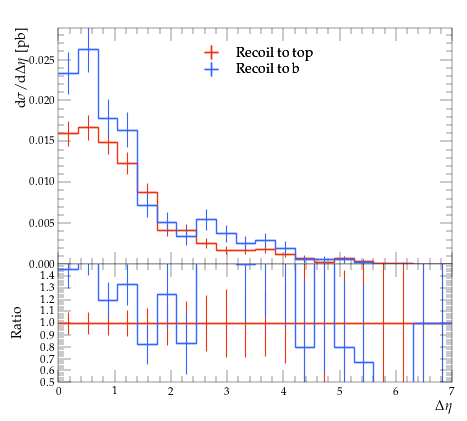

Reproduce this figure in Python.
#! /usr/bin/env python

# This Python script was auto-generated using YODA v2.0.2.
# Analysis object: /MC_TTBAR/onelep_jetl_1_jetl_2_deta
# Timestamp: 31-07-2026 (12:23:23)

import matplotlib as mpl
import matplotlib.pyplot as plt
mpl.use('Agg') # comment out for interactive use
import os
import numpy as np

plotDir = os.path.split(os.path.realpath(__file__))[0]
if 'YODA_USER_PLOT_PATH' in globals():
    plot_outdir = globals()['YODA_USER_PLOT_PATH']
else:
    plot_outdir = plotDir

#plot style
plt.style.use(os.path.join(plotDir, '../default.mplstyle'))
# plot metadata
figW, figH = plt.rcParams['figure.figsize']
ax_xLabel = r'$\Delta \eta$'
ax_yLabel = r'$\mathrm{d}\sigma/\mathrm{d}\Delta \eta$ [pb]'
ax_title  = r''
ax_xScale = 'linear'
ax_yScale = 'linear'
xLims = (0.0, 7.0)
yLims = (0.0, 0.028883096000000004)

# TeX-friendly labels for the legend
labels = {
    'legend' : ([ r"Recoil to top", r"Recoil to b" ], r""),
}

# Adjust canvas width and height
canvasW = 10.0
canvasH = 9.0
figW *= canvasW/10.
figH *= canvasH/9.

# Create figure and axis objects
fig, (ax, ratio0_ax) = plt.subplots(2, 1, sharex=True,
                  figsize=(figW,figH), gridspec_kw={'height_ratios': (6.0, 3.0)})

# Set figure margins
plt.subplots_adjust(
    left   = 1.0 * plt.rcParams['figure.subplot.left'],
    right  = 1.0 * plt.rcParams['figure.subplot.right'],
    top    = 1.0 * plt.rcParams['figure.subplot.top'],
    bottom = 1.0 * plt.rcParams['figure.subplot.bottom'])

ratio0_ax.yaxis.set_major_locator(mpl.ticker.MultipleLocator(0.1))
ratio0_ax.set_ylim(0.5, 1.4999)
ratio0_ax.set_ylabel('Ratio')

# the numerical data is stored in a separate file
dataf = dict()
prefix = os.path.split(__file__)[0]
if prefix:    prefix = prefix + '/'
exec(open(prefix+'onelep_jetl_1_jetl_2_deta__data.py').read(), dataf)


legend_handles = dict() # keep track of handles for the legend

# style options for curves
# starts at zorder>=5 to draw curve on top of legend
styles = {
  'recoil_t': {
    'color' : '#EE3311',
    'linestyle' : '-',
    'linewidth' : 1,
    'marker' : 'none',
    'markersize' : 2,
    'capsize' : 0.0,
    'zorder' : 5,
    'histstyle' : 1,
    'drawstyle' : 'steps-pre',
    'xerrorbars' : 1,
    'yerrorbars' : 1,
    'fillcolor' : None,
    'fillopacity' : 1.0,
    'ratio0_linestyle' : '-',
    'ratio0_linewidth' : 1,
    'ratio0_marker' : 'none',
    'ratio0_markersize' : 2,
    'ratio0_capsize' : 0.0,
    'ratio0_zorder' : 5,
    'ratio0_histstyle' : 1,
    'ratio0_drawstyle' : 'steps-pre',
    'ratio0_xerrorbars' : 1,
    'ratio0_yerrorbars' : 1,
  },
  'recoil_b': {
    'color' : '#3366FF',
    'linestyle' : '-',
    'linewidth' : 1,
    'marker' : 'none',
    'markersize' : 2,
    'capsize' : 0.0,
    'zorder' : 6,
    'histstyle' : 1,
    'drawstyle' : 'steps-pre',
    'xerrorbars' : 1,
    'yerrorbars' : 1,
    'fillcolor' : None,
    'fillopacity' : 1.0,
    'ratio0_linestyle' : '-',
    'ratio0_linewidth' : 1,
    'ratio0_marker' : 'none',
    'ratio0_markersize' : 2,
    'ratio0_capsize' : 0.0,
    'ratio0_zorder' : 6,
    'ratio0_histstyle' : 1,
    'ratio0_drawstyle' : 'steps-pre',
    'ratio0_xerrorbars' : 1,
    'ratio0_yerrorbars' : 1,
  },
}

# curve from input yoda files in main panel
for label, yvals in dataf['yvals'].items():
    if all(np.isnan(v) for v in dataf['yvals'][label]):
        continue
    tmp = None
    if styles[label]['histstyle']: # draw as histogram
        xpos = dataf['xedges'][label] if styles[label]['drawstyle'] else dataf['xpoints'][label]
        ypos = np.insert(yvals, 0, yvals[0]) if styles[label]['drawstyle'] else yvals
        if styles[label]['fillcolor']: # fill area below curve
            ax.fill_between(xpos, ypos, step='pre',
                            color=styles[label]['fillcolor'],
                            alpha=styles[label]['fillopacity'])
        tmp, = ax.plot(xpos, ypos,
                       color=styles[label]['color'],
                       linestyle=styles[label]['linestyle'],
                       linewidth=styles[label]['linewidth'],
                       drawstyle=styles[label]['drawstyle'], solid_joinstyle='miter',
                       zorder=styles[label]['zorder'], label=label)
    tmp = ax.errorbar(dataf['xpoints'][label], yvals,
                      xerr=np.array(dataf['xerrs'][label])*styles[label]['xerrorbars'],
                      yerr=np.array(dataf['yerrs'][label])*styles[label]['yerrorbars'],
                      fmt=styles[label]['marker'], capsize=styles[label]['capsize'],
                      markersize=styles[label]['markersize'],
                      ecolor=styles[label]['color'],
                      color=styles[label]['color'], zorder=styles[label]['zorder'])
    tmp[-1][0].set_linestyle(styles[label]['linestyle'])
    tmp[-1][0].set_linewidth(styles[label]['linewidth'])
    if label in dataf['add_legend_handle']:  legend_handles[label] = tmp
    for varLabel in dataf['variation_yvals'].keys():
        if varLabel.startswith(label):
            tmp, = ax.plot(dataf['xedges'][label], dataf['variation_yvals'][varLabel],
                           color=styles[label]['color'],
                           linestyle=styles[label]['linestyle'],
                           linewidth=styles[label]['linewidth'],
                           drawstyle='steps-pre', solid_joinstyle='miter',
                           zorder=styles[label]['zorder'], alpha=0.5)


# plots on ratio panel
# curve from input yoda files in ratio panel
for label, yvals in dataf['ratio0_yvals'].items():
    if all(np.isnan(v) for v in yvals):
        continue
    if styles[label]['ratio0_histstyle']: # plot as histogram
        xpos = dataf['xedges']['recoil_t'] if styles[label]['ratio0_drawstyle'] else dataf['xpoints']['recoil_t']
        ypos = np.insert(yvals, 0, yvals[0]) if styles[label]['ratio0_drawstyle'] else yvals
        ratio0_ax.plot(xpos, ypos,
                       color=styles[label]['color'],
                       linewidth=styles[label]['linewidth'],
                       linestyle=styles[label]['ratio0_linestyle'],
                       drawstyle=styles[label]['ratio0_drawstyle'], zorder=styles[label]['zorder'],
                       solid_joinstyle='miter')
    tmp = ratio0_ax.errorbar(dataf['xpoints']['recoil_t'], yvals,
                             xerr=np.array(dataf['ref_xerrs'])*styles[label]['ratio0_xerrorbars'],
                             yerr=np.array(dataf['ratio0_yerrs'][label])*styles[label]['ratio0_yerrorbars'],
                             fmt=styles[label]['ratio0_marker'], capsize=styles[label]['ratio0_capsize'],
                             markersize=styles[label]['ratio0_markersize'],
                             ecolor=styles[label]['color'],
                             color=styles[label]['color'])
    tmp[-1][0].set_linestyle(styles[label]['ratio0_linestyle'])
    tmp[-1][0].set_linewidth(styles[label]['ratio0_linewidth'])

    for varlabel in dataf['ratio0_variation_vals'].keys():
        if varlabel.startswith(label):
            ratio0_ax.plot(dataf['xedges']['recoil_t'],
                            dataf['ratio0_variation_vals'][varlabel],
                            color=styles[label]['color'],
                            linestyle=styles[label]['linestyle'],
                            linewidth=styles[label]['linewidth'],
                            drawstyle='steps-pre', solid_joinstyle='miter',
                            zorder=1, alpha=0.5)

legend_items = list(legend_handles.values())
ax.add_artist(ax.legend(legend_items,
                        labels['legend'][0],
                        title=labels['legend'][1],
                        alignment='left',
                        loc='upper center',
                        bbox_to_anchor=(0.5, 0.97)))

# set plot metadata as defined above
ratio0_ax.set_xlabel(ax_xLabel)
ratio0_ax.xaxis.set_label_coords(1., -0.15)
ax.set_ylabel(ax_yLabel, ha='right', va='top')
ax.yaxis.set_label_coords(-0.11, 1.0)
ax.set_title(ax_title, loc='left')
ax.set_xscale(ax_xScale)
ax.set_yscale(ax_yScale)
ax.set_xlim(xLims)
ax.set_ylim(yLims)

# tick formatting
plt.rcParams['xtick.top'] = True
plt.rcParams['ytick.right'] = True
fig.align_ylabels((ax, ratio0_ax))
plt.savefig(os.path.join(plot_outdir, 'onelep_jetl_1_jetl_2_deta.pdf'), format='PDF')
plt.savefig(os.path.join(plot_outdir, 'onelep_jetl_1_jetl_2_deta.png'), format='PNG')

plt.close(fig)
